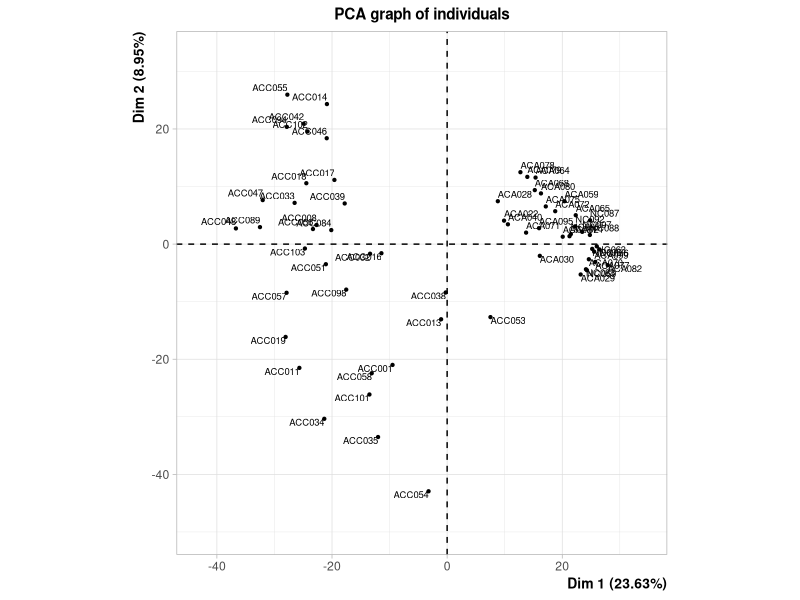
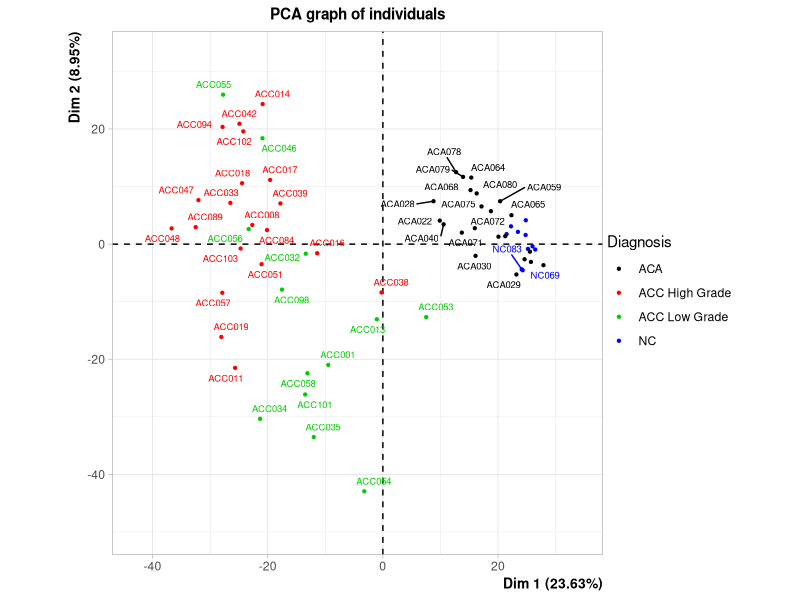
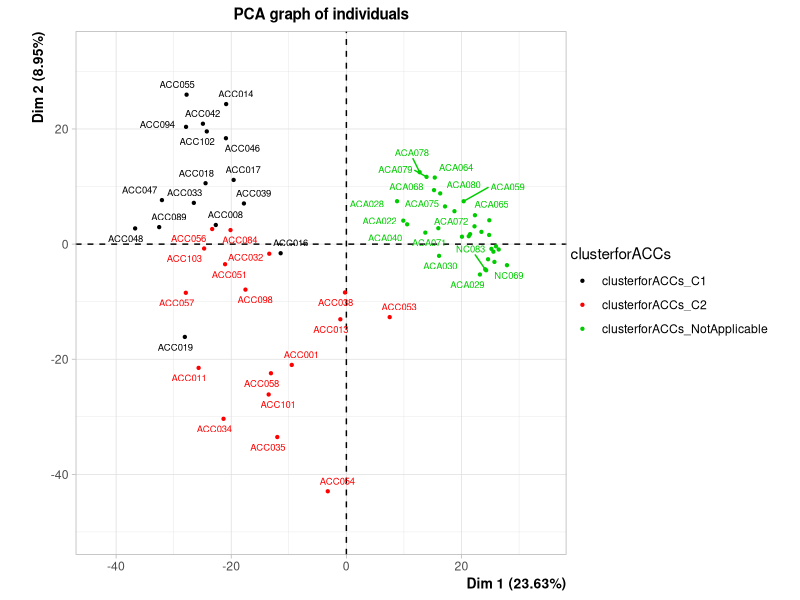
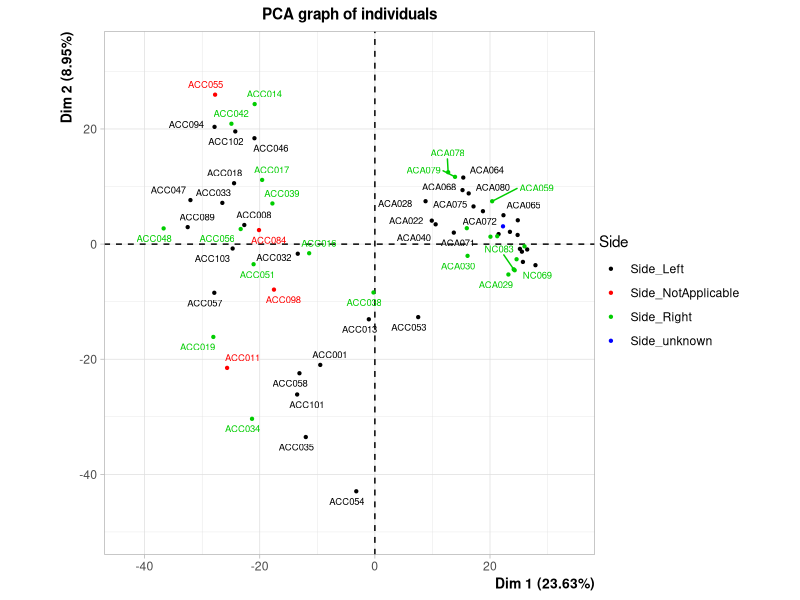
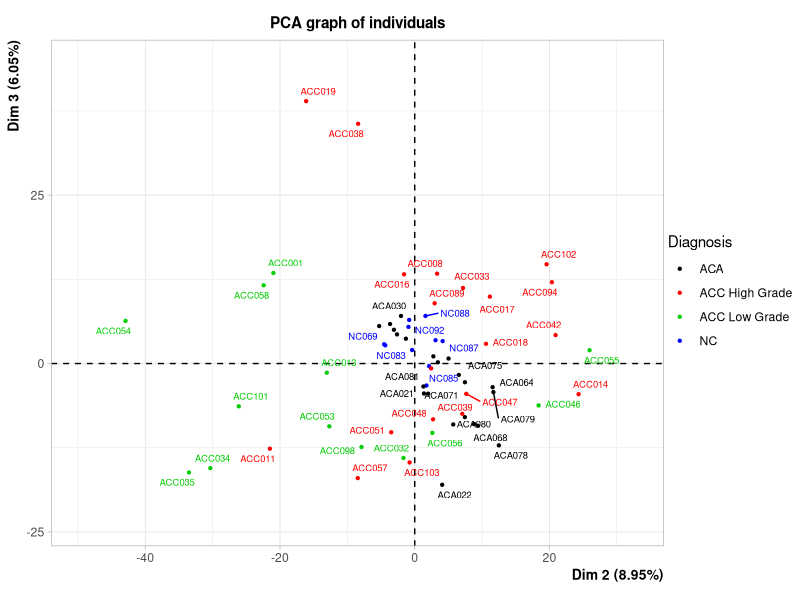
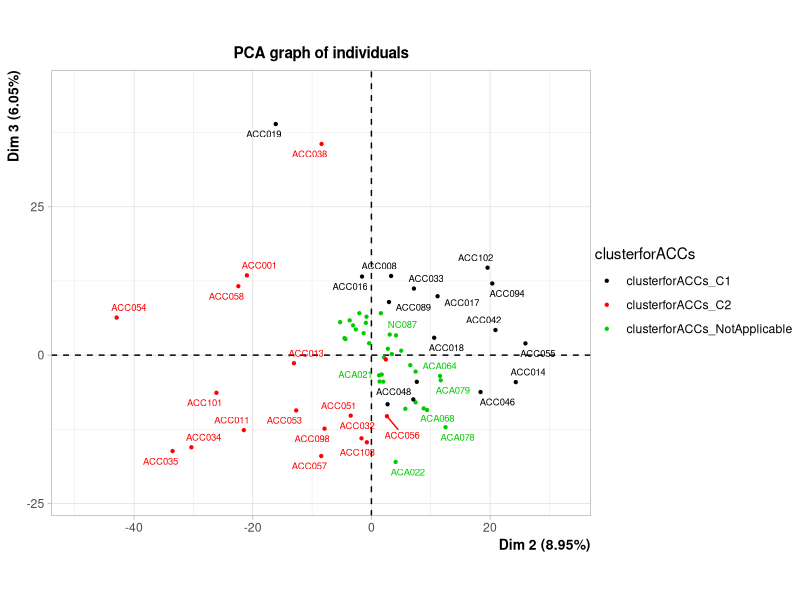
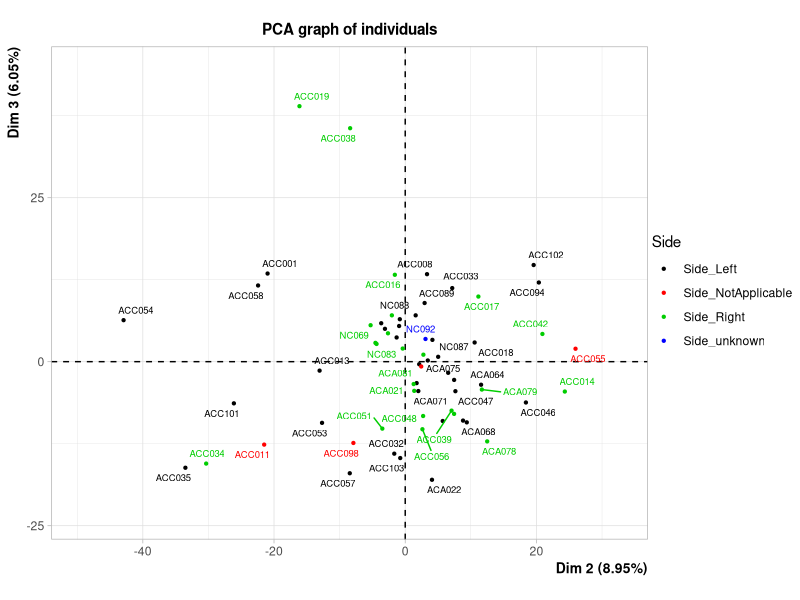
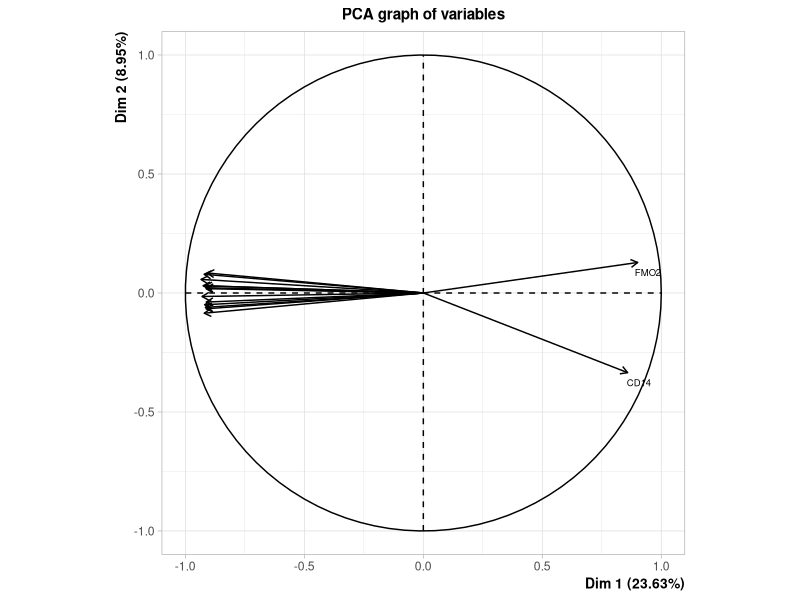

Write R code to recreate these figures, in order. (Note: this script raises an error after producing the figures.)


###########################
# Packages and workspace  #
###########################

### Packages are collections of functions, data and codes that you can import into your R workspace

## To see packages imported into your session
sessionInfo() #search() might also be used

## To see all packages installed on your computer
library()
# NB : to close this list of librairies, and go back to the command prompt: q

## To Import a package into your workspace

library(FactoMineR)	#(example given with FactoMineR that we use for the PCA)

## You may check that FactoMineR has been imported into your R workspace
search()

#################################
# Choose your working directory #
#################################

### R can import or export data to files
### By default, R looks for files inside your working directory
### -> il you want to read files, or write into files, located in a specific directory, you will need to set the working directory


## To know what your actual working directory is:
getwd() 


## To choose your working directory with an absolute path
#setwd("//my/absolute/path/data/")


########################################################################
# Create a dataframe in your work space that contains data from a file #
########################################################################

### To import data: 
##		- from a file in a table format
##		- to a data frame


## read.table function

accdata <- read.table("6-GSE10927-norm.txt", header=TRUE, sep="\t", dec=".", row.names=1)

# read.table is a function that create a dataframe from a file in a table format; between brackets are the following arguments:
# "6-GSE10927-norm-alldata.txt" is the file name
# header=TRUE indicates the presence of a headline in the file
# sep="\t" indicates that, in the file, columns are separated by tabulations
# dec="." indicates that decimal symbols are dots
# row.names = 1 indicates that names of rows in the dataframe are written in the first column of the file


#########################################################################
# Perform the Principal Component Analysis using the FactoMineR package #
#########################################################################

## PCA function 
## has been imported into your workspace with the FactoMineR librairy

res.pca <- PCA(accdata[,1:1905], quali.sup = 1901:1904, quanti.sup = 1905, graph = FALSE)

# accdata[,1:1905]: the dataframe "accdata" has 1907 columns. Col 1906 and 1907 are excluded since they contain viability data that would disrupt the PCA analysis
# results are sent in the "res" object
# accdata is the dataframe you have just created
# quali.sup = 1901:1904 indicates that the columns 1901 to 1904 of the dataframe contain supplementary qualitative variables not used for PCA
# quanti.sup = 1905 indicates that column 1905 of the dataframe contains a supplementary quantitative variable not used for PCA
# graph = FALSE: by default, graph = TRUE and generates graphs. these "default" graphs would be unlisible because too much variables are used.

### By default, 2 plots are created by the PCA function: one with individuals and one with variables. 
### Too many individuals and variables are used by PCA function on ACC data -> simplification of plots is required!


#############################################################
################## Create plots of the PCA ##################
#############################################################


# Plot of individuals
######################


## plot function (and arguments between brackets)
# Let's plot the PCA result for individuals !

plot(res.pca, choix = "ind", cex=0.6, invisible = "quali")

# res.pca is the name of the object used by the plot function
# invisible = "quali" indicates that qualitative variables centroid shall not be drawn on the plot

## To save your plot:
jpeg("PCA_ind.jpg", width = 700, height = 700)
plot(res.pca, choix = "ind", cex=0.6, invisible = "quali")
dev.off()


# Plot of individuals with annotations (supplementary variables) and try to find a biological meaning to this PCA
#################################################################################################################

# Add the information of supplementary qualitative variables
plot(res.pca, choix = "ind", cex=0.6, invisible = "quali", habillage = "Diagnosis", autoLab = "y")
plot(res.pca, choix = "ind", cex=0.6, invisible = "quali", habillage = "clusterforACCs", autoLab = "y")
plot(res.pca, choix = "ind", cex=0.6, invisible = "quali", habillage = "Side", autoLab = "y")

# res.pca is the name of the object used by the plot function
# invisible = "quali" indicates that qualitative variables centroid shall not be drawn on the plot
# habillage colors individuals among a categorical variable (here "Diagnosis", which is the name of the column)

# Add the information of supplementary qualitative variables, for axes 2 and 3
plot(res.pca, axes=c(2,3), choix = "ind", cex=0.6, invisible = "quali", habillage = "Diagnosis", autoLab = "y")
plot(res.pca, axes=c(2,3), choix = "ind", cex=0.6, invisible = "quali", habillage = "clusterforACCs", autoLab = "y")
plot(res.pca, axes=c(2,3), choix = "ind", cex=0.6, invisible = "quali", habillage = "Side", autoLab = "y")

# res.pca is the name of the object used by the plot function
# invisible = "quali" indicates that qualitative variables centroid shall not be drawn on the plot
# habillage colors individuals among a categorical variable (here "Diagnosis", which is the name of the column)
# axes=c(2,3) plot the 2nd and 3rd maximum inertia axes



# Plot of variables, try to find which mRNA levels are correlated to biological information
###########################################################################################

plot(res.pca,choix="var", cex=0.6, select="contrib 15", unselect = 1) 

# select="contrib 15" select the first 15 variables that contribute to PC1 and PC2 (axes illustrated by default)

# Have a look on mRNA contributing to axes 2 and 3
plot(res.pca, axes = c(2,3), choix="var", cex=0.6, select="contrib 15", unselect = 0.96)



# Export to files data important for interpretation

## Export the correlation coefficient of mRNA levels with Principal Components

# write.infile function
write.infile(res.pca$var$cor, file="varcor.txt", sep="\t")



#################################################################################
########### Export to files informations important for interpretation ###########
#################################################################################

# To know the informations contained in the res.pca object
res.pca

# Principle Components (coordinates of individual on axes)
write.infile(res.pca$ind$coord, file="PrincipalComponentsInd.txt", sep="\t")

# Correlation of mRNA levels with axes
write.infile(res.pca$var$cor, file="CorrelationVar.txt", sep="\t")

# Coordinates of mRNA levels with
write.infile(res.pca$var$coord, file="CoordinVar.txt", sep="\t")



##############################################################################################
########### Quality of the interpertation depends on your knowledge in the field ! ###########
##############################################################################################



#######################################################################
########### Contribution of Principal Components to Inertia ###########
#######################################################################

## Eigenvalues are the variances of the principal components.
## The following eigen values matrix contains the inertia value explained by each of the 64 PCs 
eig.val <- res.pca$eig

## Let us draw a plot
barplot(eig.val[, 2], 
        names.arg = 1:nrow(eig.val), 
        main = "Variances Explained by PCs (%)",
        xlab = "Principal Components",
        ylab = "Percentage of variances",
        ylim = c(0,25),
        col ="steelblue")
# Add connected line segments to the plot
lines(x = 1:nrow(eig.val), eig.val[, 2], 
      type = "b", pch = 19, col = "red")

## Zoom on the first 25 components

jpeg("QualityProj_25C.jpg", width = 700, height = 700)
eig.val <- res.pca$eig
barplot(eig.val[, 2], 
        names.arg = 1:nrow(eig.val), 
        main = "Variances Explained by PCs (%)",
        xlab = "Principal Components",
        ylab = "Percentage of variances",
        ylim = c(0,25),
        xlim = c(0,25),
        col ="steelblue")
# Add connected line segments to the plot
lines(x = 1:nrow(eig.val), eig.val[, 2], 
      type = "b", pch = 19, col = "red")
dev.off()


## Export to a file the eigenvalues
write.infile(res.pca$eig, file="QualityProj_PC.txt", sep="\t")



summary(res.pca, ncp=3, nbelements=Inf, file="pca-essai.txt" )

# res is the name of the object used by the summary function
# ncp argument gives the number of dimensions for which the summary is given
# nbelements is the number of elements

plot(res, choix = "ind", cex=0.6, invisible = "quali", habillage = "Diagnosis", select = "contrib 5")
plot(res, choix = "ind", cex=0.6, invisible = "quali", habillage = "Diagnosis", select = "cos2 0.5")



#############################
# PCA considering only ACCs #
#############################

ACConly <- subset(accdata[,1:1905], accdata$Diagnosis == 'ACC Low Grade' | accdata$Diagnosis == 'ACC High Grade')
res2 <- PCA(ACConly, quali.sup = 1901:1904, quanti.sup = 1905, graph = FALSE)
plot(res2, cex=0.6, invisible = "quali", habillage = "Diagnosis", autoLab = "y")
plot(res2, choix = "var", cex=0.6, invisible = "quali", habillage = "Diagnosis", select = "contrib 10", unselect = 1)
